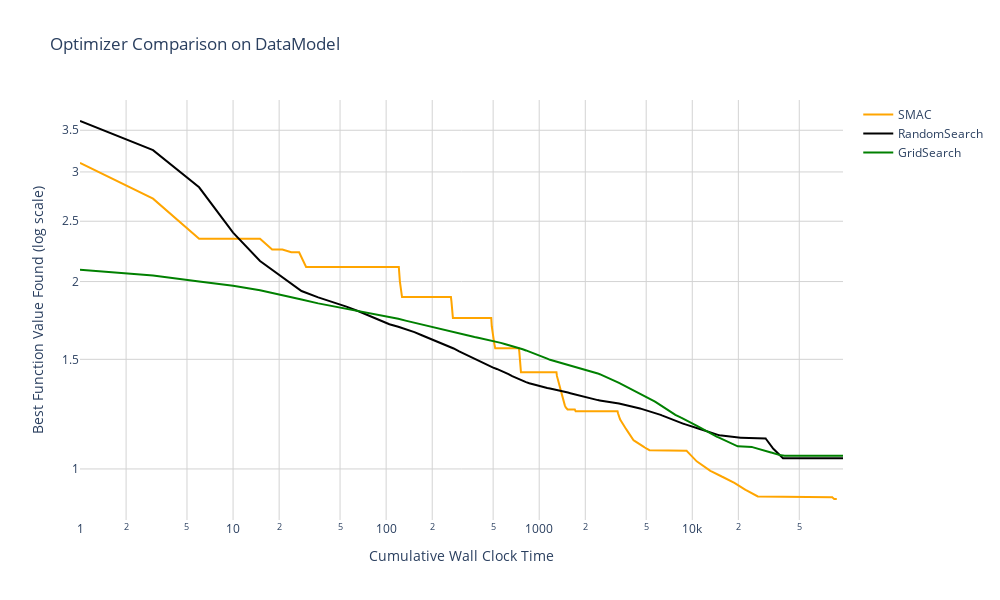

This figure's notebook cell:
### Code cell
import plotly.graph_objects as go
import numpy as np

# Specify which benchmark to analyze
benchmark_to_plot = 'DataModel'

# Create figure
fig = go.Figure()

colors = {
    'SMAC': 'orange',
    'RandomSearch': 'black',
    'GridSearch': 'green',
}

# Plot each optimizer's performance
for algo in ['SMAC', 'RandomSearch', 'GridSearch']:
    # Get the data for this optimizer
    df = out[(benchmark_to_plot, algo)][2].copy()
    
    # Explode the history column to get all evaluations
    df_exploded = df.explode('history').reset_index(drop=True)
    df_exploded['obj'] = df_exploded.history.str[1].astype(float)
    
    # Calculate cumulative budget (time) - each evaluation costs its fidelity value
    df_exploded['budget'] = df_exploded.history.str[0].astype(float)
    df_exploded['cumulative_time'] = df_exploded['budget'].cumsum()
    
    # Add trace for this optimizer
    fig.add_trace(
        go.Scatter(
            x=df_exploded['cumulative_time'],  # wall clock time
            y=df_exploded.obj.cummin(),  # running minimum
            mode='lines',
            name=algo,
            line=dict(color=colors[algo], width=2),
        )
    )

# Update layout
fig.update_layout(
    title=f'Optimizer Comparison on {benchmark_to_plot}',
    xaxis_title='Cumulative Wall Clock Time',
    yaxis_title='Best Function Value Found (log scale)',
    yaxis_type='log',
    xaxis_type='log',  # log scale for time axis
    template='plotly_white',
    showlegend=True,
    width=1000,
    height=600,
    xaxis=dict(
        gridwidth=1,
        gridcolor='LightGrey',
        showgrid=True,
    ),
    yaxis=dict(
        gridwidth=1,
        gridcolor='LightGrey',
        showgrid=True,
    )
)

fig.show()

### Figure 1 — Plotly figure (JSON) as saved in the notebook; plotly's stock layout.template omitted (floating-point values rounded to 4 significant figures; data arrays with more than 128 entries replaced by an {"elided": "..."} marker saying what was removed)
{"data": [{"line": {"color": "orange", "width": 2}, "mode": "lines", "name": "SMAC", "type": "scatter", "x": {"elided": "2266 int values"}, "y": {"elided": "2266 float values"}}, {"line": {"color": "black", "width": 2}, "mode": "lines", "name": "RandomSearch", "type": "scatter", "x": {"elided": "980 int values"}, "y": {"elided": "980 float values"}}, {"line": {"color": "green", "width": 2}, "mode": "lines", "name": "GridSearch", "type": "scatter", "x": {"elided": "980 int values"}, "y": {"elided": "980 float values"}}], "layout": {"height": 600, "showlegend": true, "title": {"text": "Optimizer Comparison on DataModel"}, "width": 1000, "xaxis": {"gridcolor": "LightGrey", "gridwidth": 1, "showgrid": true, "title": {"text": "Cumulative Wall Clock Time"}, "type": "log"}, "yaxis": {"gridcolor": "LightGrey", "gridwidth": 1, "showgrid": true, "title": {"text": "Best Function Value Found (log scale)"}, "type": "log"}}}
